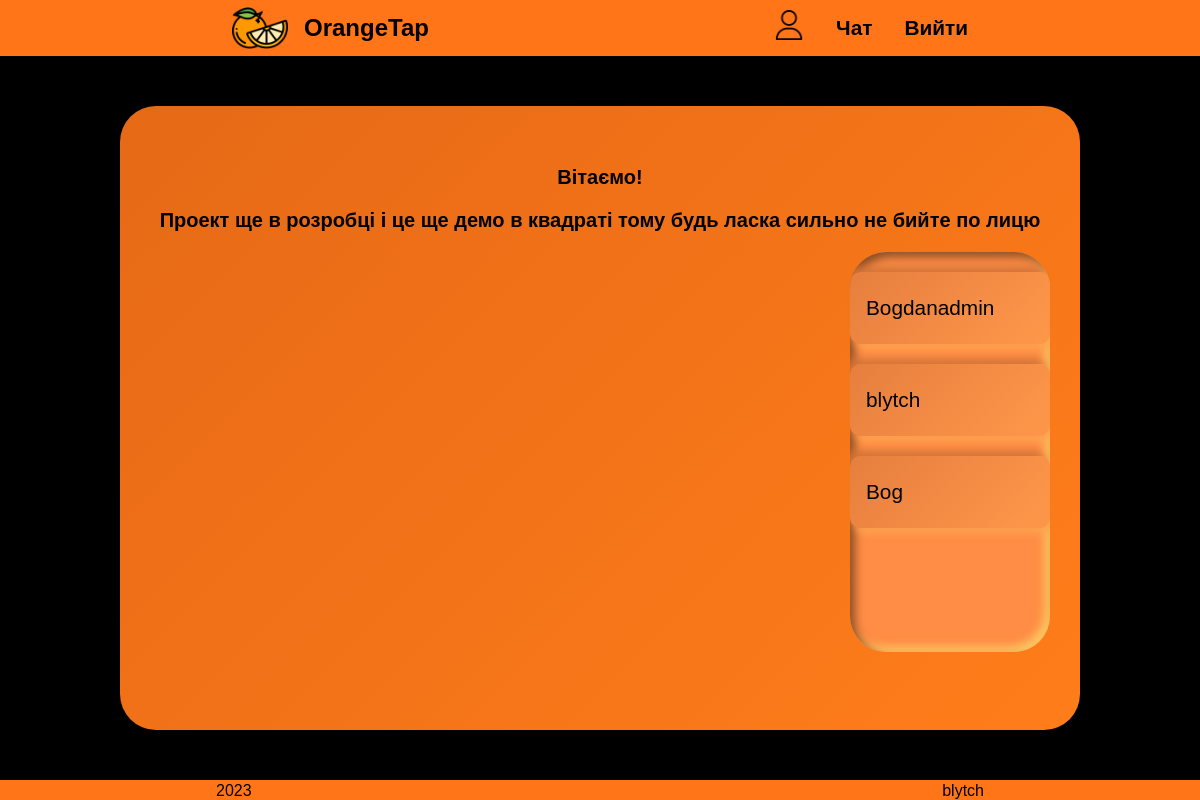
Screenshot of / (signed in) with the database file from the repository.
### users/models.py (models this page shows)
class User(AbstractUser):
	image = models.ImageField(upload_to='users_images', null=True , blank=True)
	friends = models.ManyToManyField('user', related_name = "myfriends" , blank=True)

### users/views.py (the view)
# urls.py: path('', views.main_page , name='main_page'),
def main_page(request ):
	all_user = User.objects.all()
	return render(request, 'users/main_page.html' , {
		"all_user" : all_user ,
		"auth": request.user.is_active ,
	})

### users/templates/users/main_page.html
{% extends 'users/base.html' %}
{% load static %}
{%block css%}
<link rel="stylesheet" href="{% static 'main_page.css' %}">
{%endblock%}
{% block content%}
	<main class="user_border">
		<p>Вітаємо!</p>
		<p>Проект ще в розробці і це ще демо в квадраті тому будь ласка сильно не бийте по лицю</p>
		<div class="search_user">
		{% for all_users in all_user%}
				<a class="user_link" href="{% url 'users:profile' all_users.username %}">{{ all_users.username }}</a>
		{% endfor %}
		</div>
	</main>
{% endblock %}

### static/main_page.css (style rules this page uses)
* { box-sizing: border-box; }
a { text-decoration: none; }
body { background-color: rgb(0, 0, 0); height: 100vh; display: flex; margin: auto; flex-direction: column; font-family:Arial, Helvetica, sans-serif; }
.user_border { margin: 50px auto ; padding: 40px 30px; width: 60rem; flex: 1 1 auto; border-radius: 36px; background: linear-gradient(315deg, #ff7d1a, #e66916); }
.user_border p { text-align: center; font-size: 20px; font-weight: 700; }
.search_user { width: 200px; margin-left: auto; height: 50vh; scrollbar-width: none; overflow-y: scroll; border-radius: 36px; background: #ff8d45; box-shadow: inset 5px 5px 10px #8c4e26,inset -5px -5px 10px #ffcc64; }
.search_user a { text-align: center; }
.user_link { color: black; font-size: 1.3rem; display: flex; justify-content: space-between; width: 100%; border-radius: 3rem; background: linear-gradient(315deg, #ff974a, #e67f3e); box-shadow: -5px -5px 9px #d17439, 5px 5px 9px #ffa651; margin: 20px auto; padding: 1.5rem 1rem; border-radius: 10px; }

### rows the page displays
User: username "Bogdanadmin"
User: username "blytch"
User: username "Bog"
